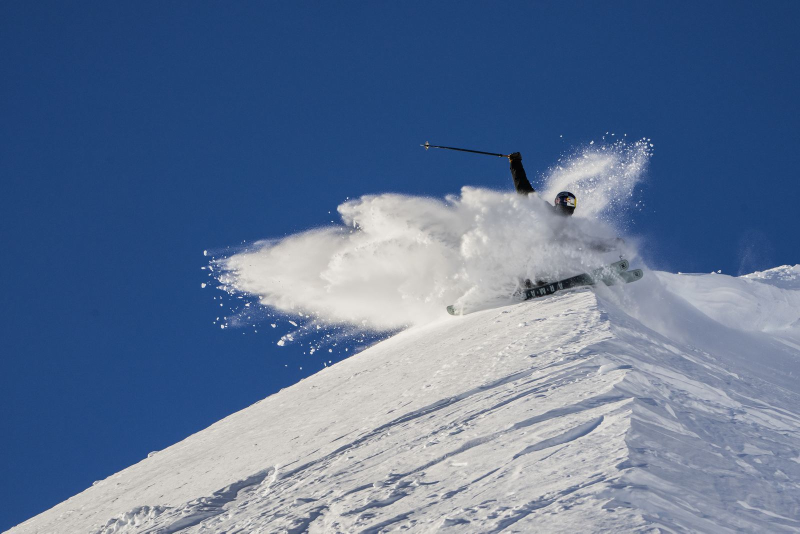
#> input picture compasshouse/images/armada-black.jpg, 1600 x 1067 px (shown at 1/2 size)
$ python -i camera_motion.py   (imports and definitions only)
#> lines starting #> are read from the running program, lines starting #| are printed output that depends on the picture
"""カメラ運動補償: 各フレーム → 基準フレームへのホモグラフィ推定.

パン・ズームする放送カメラ映像を、次の2段構えで基準フレーム座標系に揃える:

1. 基準フレームへの SIFT 特徴マッチング (毎フレーム、半解像度)。
   絶対位置合わせなのでドリフトが蓄積しない。
2. マッチング不足時は LK オプティカルフローのフレーム間連結にフォールバック。

選手など動体と、スコアバグ等の固定オーバーレイは特徴点から除外する。
固定カメラの場合はほぼ単位行列が得られ、そのまま動作する。
"""

import cv2
import numpy as np

SIFT_SCALE = 0.5          # SIFT は半解像度で実行 (高速化)
MIN_ANCHOR_INLIERS = 25   # 絶対アンカー採用に必要な RANSAC インライア数


class CameraMotionEstimator:
    """基準フレームアンカー + LK 連結のハイブリッド推定器."""

    def __init__(self, max_corners: int = 400, quality: float = 0.01,
                 min_dist: int = 12):
        self.prev_gray: np.ndarray | None = None
        self.H_ref_from_prev = np.eye(3)
        self.feature_params = dict(maxCorners=max_corners,
                                   qualityLevel=quality, minDistance=min_dist)
        self.sift = cv2.SIFT_create(nfeatures=2500)
        self.matcher = cv2.BFMatcher()
        self.ref_kp = None
        self.ref_desc = None
        self.anchor_frames = 0
        self.chain_frames = 0

    @staticmethod
    def _mask(shape, boxes) -> np.ndarray:
        mask = np.full(shape, 255, dtype=np.uint8)
        for (x1, y1, x2, y2) in boxes:
            cv2.rectangle(mask, (int(x1) - 5, int(y1) - 5),
                          (int(x2) + 5, int(y2) + 5), 0, -1)
        return mask

    def set_reference(self, gray: np.ndarray, boxes=()):
        small = cv2.resize(gray, None, fx=SIFT_SCALE, fy=SIFT_SCALE)
        mask = self._mask(small.shape,
                          [tuple(v * SIFT_SCALE for v in b) for b in boxes])
        self.ref_kp, self.ref_desc = self.sift.detectAndCompute(small, mask)

    # [42 lines left out: functions _anchor, _chain, not called in this run]

    def step(self, gray: np.ndarray, moving_boxes=()) -> np.ndarray:
        """フレームを与えて H(現在→基準) を返す."""
        if self.ref_desc is None:
            self.set_reference(gray, moving_boxes)
            self.prev_gray = gray
            return np.eye(3)
        H = self._anchor(gray, moving_boxes)
        if H is not None:
            self.anchor_frames += 1
        else:
            H = self._chain(gray, moving_boxes)
            self.chain_frames += 1
        self.H_ref_from_prev = H
        self.prev_gray = gray
        return H.copy()


# [4 lines left out: function compose_court_homography, not called in this run]


def apply_h(H: np.ndarray, pts: np.ndarray) -> np.ndarray:
    pts = np.asarray(pts, np.float64).reshape(-1, 1, 2)
    return cv2.perspectiveTransform(pts, H).reshape(-1, 2)

>>> import cv2
>>> picture = cv2.imread('../../../compasshouse/images/armada-black.jpg', cv2.IMREAD_GRAYSCALE)
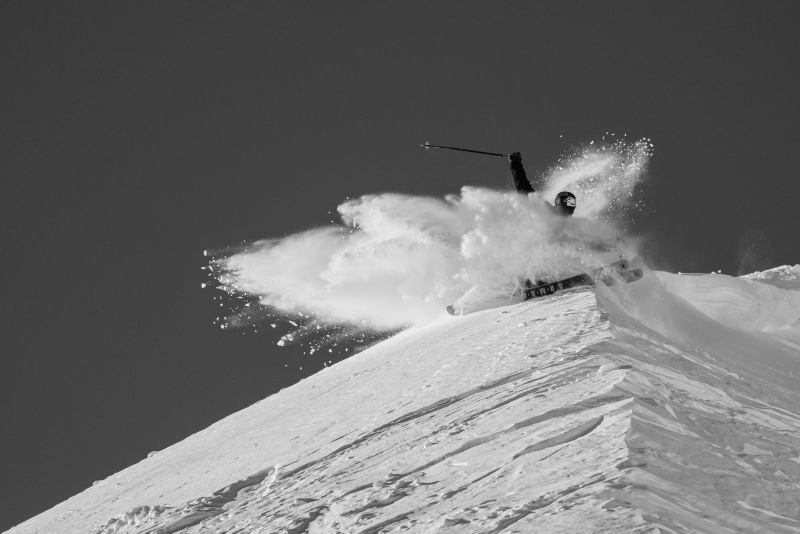
#> picture: shape (1067, 1600) (shown at 1/2 size); min 0, max 255, mean 112.7
>>> result = CameraMotionEstimator().step(picture)
#> in set_reference, `small = cv2.resize(gray, None, fx=SIFT_SCALE, fy=SIFT_SCALE)`:
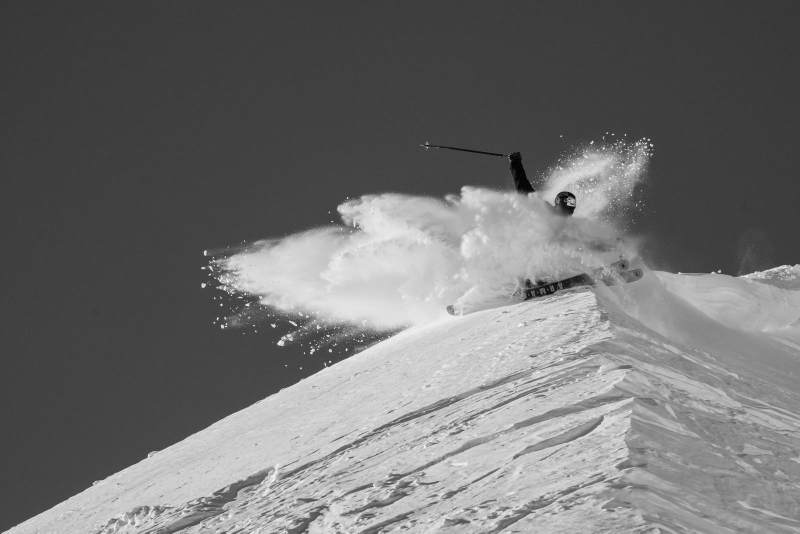
#> small: shape (534, 800); min 1, max 248, mean 112.9
#> in set_reference, `self.ref_kp, self.ref_desc = self.sift.detectAndCompute(small, mask)`: self.ref_kp = 1228 keypoints; strongest (x, y, size): (330, 350, 2.1), (222, 326, 2.2), (651, 145, 2), (247, 305, 2)
#> result = [[1, 0, 0], [0, 1, 0], [0, 0, 1]]
